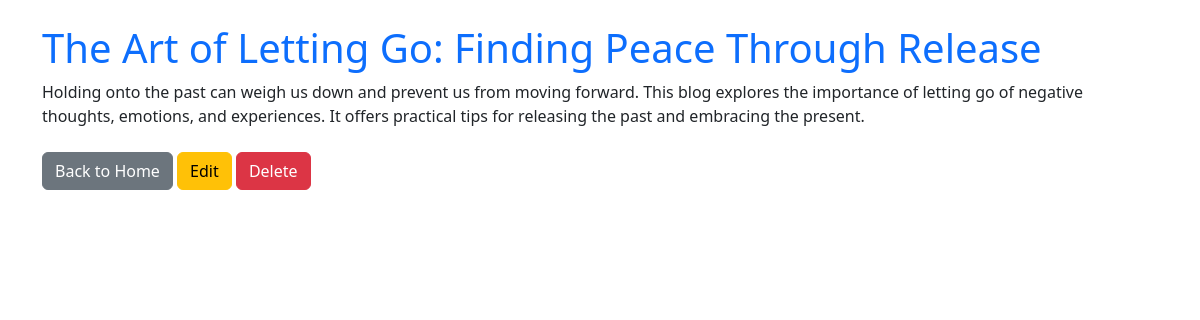
/post_detail/13/, run on the app's committed database.
### blog/models.py (models this page shows, shortened)
class Post(models.Model):
    title = models.CharField(max_length=100)
    content = models.TextField()
    created_at = models.DateTimeField(auto_now_add=True)

### blog/views.py (the view)
# urls.py: path('post_detail/<int:post_id>/',views.post_detail, name='post_detail'), # Read single posts
def post_detail(request, post_id):
    post = get_object_or_404(Post, id=post_id)
    return render(request,'blog/post_detail.html', {'post':post})

### templates/blog/post_detail.html (shortened to what this page needs)
<!DOCTYPE html>
<html lang="en">
<head>
    <link href="https://cdn.jsdelivr.net/npm/bootstrap@5.3.3/dist/css/bootstrap.min.css" rel="stylesheet">
</head>
<body>
    <div class="container mt-4">
        <h1 class="text-primary">{{ post.title }}</h1>
        <p>{{ post.content }}</p>
        <div class="mt-4">
            <a href="{% url 'home' %}" class="btn btn-secondary">Back to Home</a>
            <a href="{% url 'update_post' post.id %}" class="btn btn-warning">Edit</a>
            <a href="{% url 'delete_post' post.id %}" class="btn btn-danger"
                onclick="return confirm('Are you sure you want to delete this post?')">Delete</a>
        </div>
    </div>
</body>
</html>

### data on the page
Post: title "The Art of Letting Go: Finding Peace Through Release", content "Holding onto the past can weigh us down and prevent us from moving forward. This blog explores the importance of letting go of negative thoughts, emotions, and experiences. It offers practical tips for releasing the past and embracing the present."
